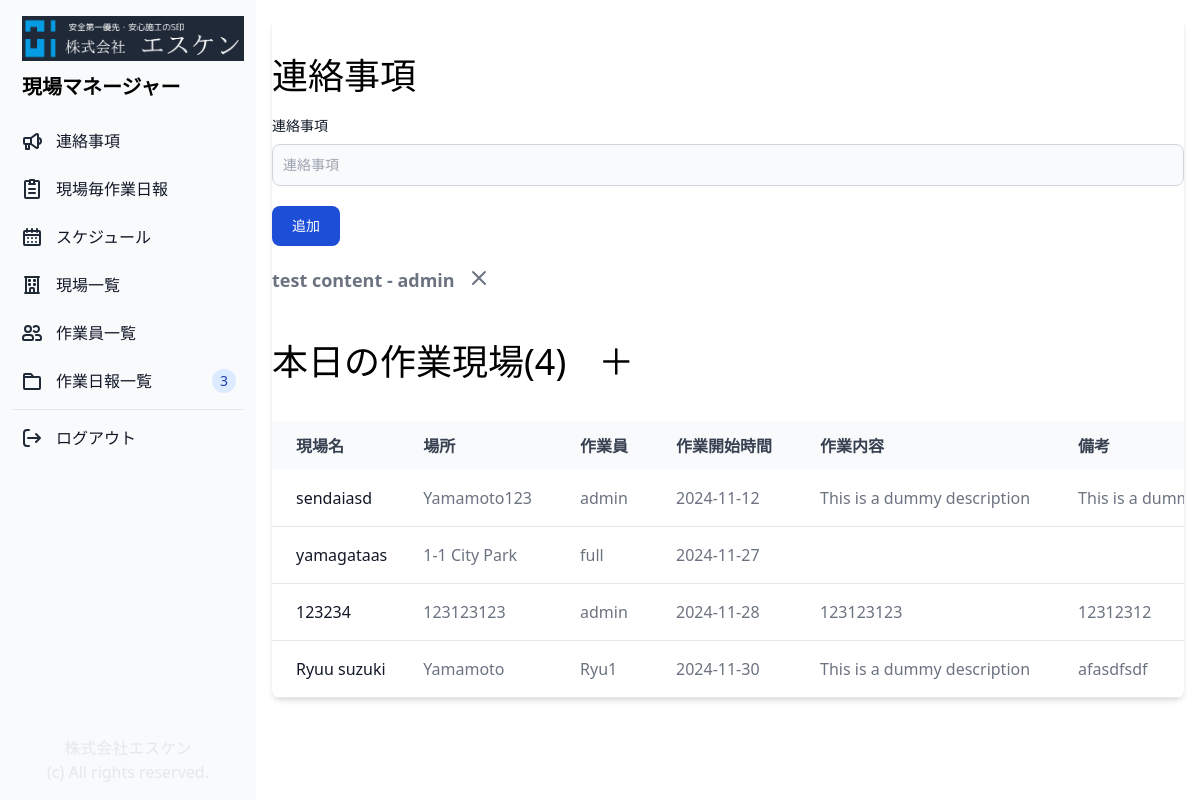
Page / (signed in) on the earlier database version.
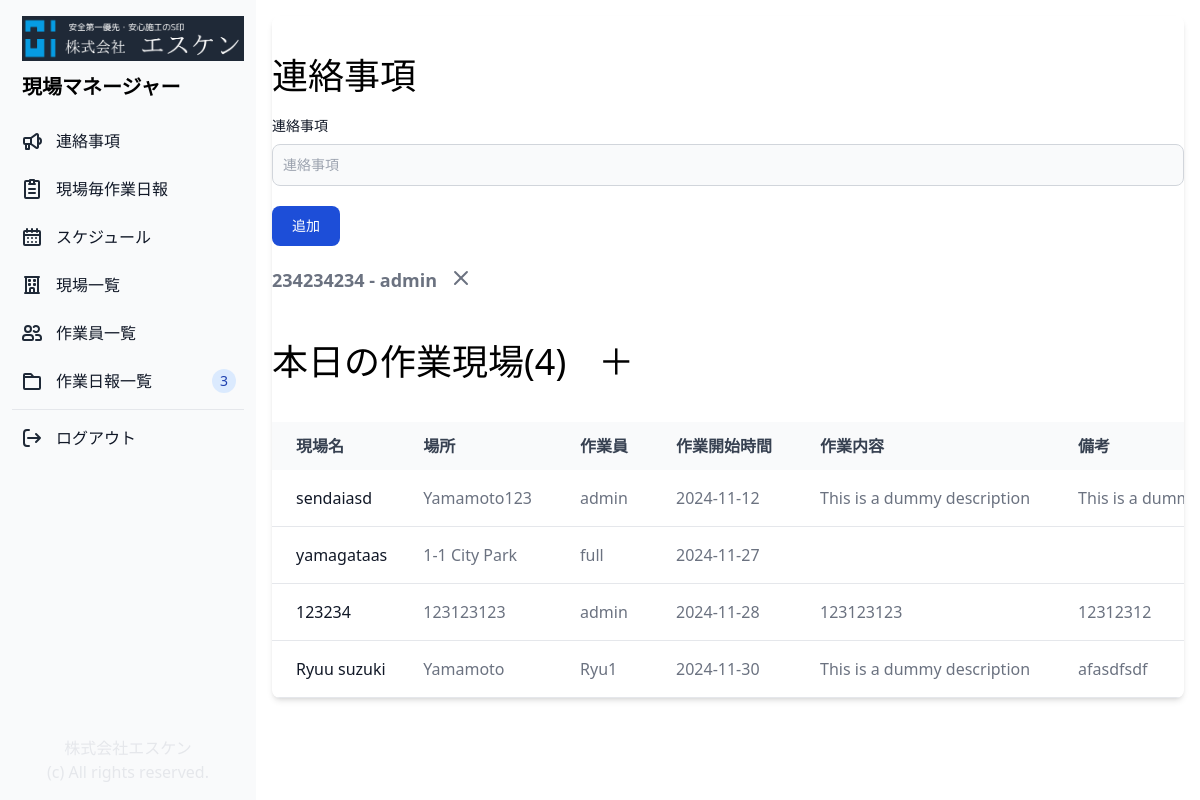
Same page on the later database version.
### genba/models.py (models this page shows, shortened)
class Notification(models.Model):
    author = models.ForeignKey(User, related_name="notification", on_delete=models.CASCADE)
    content = models.CharField(max_length=500)
    created_at = models.DateTimeField(auto_now=True)

class Genba(models.Model):
    head_person = models.ForeignKey(Profile, related_name="head_person", on_delete=models.CASCADE, null=True)
    attendees = models.ManyToManyField(Profile, related_name="attendees", blank=True)
    name = models.CharField("Genba", max_length=255)
    client = models.CharField("Client", max_length=255)
    address = models.CharField("Address", max_length=255)
    job_description = models.CharField("Job description", max_length=255, blank=True, null=True)
    note = models.CharField("Note", max_length=255, blank=True, null=True)
    start_date = models.DateTimeField("Start date")
    end_date = models.DateTimeField("End date")
    is_active = models.BooleanField(default=True)
    created_at = models.DateTimeField(auto_now_add=True)

class Profile(models.Model):
    CONTRACT_TYPES = (
        ('元請', '元請'),
        ('正社員', '正社員'),
        ('管理', '管理'),
    )
    contract_type = models.CharField(max_length=50, choices=CONTRACT_TYPES, blank=True)
    user = models.OneToOneField(User, on_delete=models.CASCADE)
    fullname = models.CharField(max_length=20, blank=True)
    phone = models.CharField(max_length=20, blank=True)
    note = models.CharField(max_length=500, blank=True)
    is_active = models.BooleanField(default=True)
    created_at = models.DateTimeField(auto_now_add=True)
    updated_at = models.DateTimeField(auto_now=True)
    def __str__(self):
        return f"{self.fullname}"

### genba/views.py (the view)
# urls.py: path('', views.home, name="home"),
@login_required(login_url='/login_user/')
def home(request):
    if request.user.is_authenticated:
        if request.method == "POST":
            content = request.POST.get("content")
            author = User.objects.get(id=request.user.id)
            notification = Notification.objects.create(content=content, author=author)
            notification.save()
        genbas = Genba.objects.all()
        notifications = Notification.objects.all()
        return render(request, "home.html", {"genbas": genbas, "notifications": notifications})
    else:
        messages.success(request, "You Must Login First!")
        return redirect("login_user")

### genba/templates/home.html (shortened to what this page needs)
{% extends "base.html" %}
{% block content %}
<div class="p-4 sm:ml-64">
    <div class="relative overflow-x-auto shadow-md sm:rounded-lg">
        <div class="px-auto">
            <h1 class="text-4xl pt-10 pb-5">連絡事項</h1>
        </div>
        <form method="post" actio="{% url 'home' %}">
            <label for="message" class="block mb-2 text-sm font-medium text-gray-900 dark:text-white">連絡事項</label>
            <input id="content" name="content" rows="4"
                class="block p-2.5 w-full text-sm text-gray-900 bg-gray-50 rounded-lg border border-gray-300 focus:ring-blue-500 focus:border-blue-500"
                placeholder="連絡事項"></input>
            <button type="submit"
                class="inline-flex items-center px-5 py-2.5 mt-5 text-sm font-medium text-center text-white bg-blue-700 rounded-lg focus:ring-4 focus:ring-blue-200 dark:focus:ring-blue-900 hover:bg-blue-800">
                追加
            </button>
        </form>
        <ul class="mt-5 space-y-1 text-gray-500 mb-2 text-lg font-semibold">
            {% if notifications %}
            {% for n in notifications %}
            <li>
                <p class="flex">{{n.content}} - {{ n.author }}<a href="{% url 'delete_notification' n.id %}"><svg
                            class="w-6 h-6 dark:text-red-500 text-center ml-3" aria-hidden="true"
                            xmlns="http://www.w3.org/2000/svg" width="24" height="24" fill="none" viewBox="0 0 24 24">
                            <path stroke="currentColor" stroke-linecap="round" stroke-linejoin="round" stroke-width="2"
                                d="M6 18 17.94 6M18 18 6.06 6" />
                        </svg>
                    </a>
                </p>
            </li>
            {% endfor %}
            {% endif %}
        </ul>
        <div class="px-auto">
            <h1 class="text-4xl py-10">本日の作業現場({{ genbas.count }})<a class="pl-8" href="{% url 'add_genba' %}">＋</a>
            </h1>
        </div>
        <table class="w-full text-normal text-left rtl:text-right text-gray-500 dark:text-gray-400">
            <thead
                class="text-normal text-gray-700 uppercase bg-gray-50 whitespace-nowrap dark:bg-gray-700 dark:text-gray-400">
                <tr>
                    <th scope="col" class="px-6 py-3">
                        現場名
                    </th>
                    <th scope="col" class="px-6 py-3">
                        場所
                    </th>
                    <th scope="col" class="px-6 py-3">
                        作業員
                    </th>
                    <th scope="col" class="px-6 py-3">
                        作業開始時間
                    </th>
                    <th scope="col" class="px-6 py-3">
                        作業内容
                    </th>
                    <th scope="col" class="px-6 py-3">
                        備考
                    </th>
                </tr>
            </thead>
            <tbody>
                {% if genbas %}
                {% for genba in genbas %}
                <tr class="border-b">
                    <th scope="row" class="pl-6 pr-3 py-4 font-medium whitespace-nowrap text-gray-900">
                        <a href="{% url 'genba_details' genba.id %}">
                            {{ genba.name }}
                        </a>
                    </th>
                    <td class="px-6 py-4 whitespace-nowrap">
                        {{ genba.address }}
                    </td>
                    <td class="px-6 py-4 whitespace-nowrap">
                        {{ genba.head_person }}
                    </td>
                    <td class="px-6 py-4 whitespace-nowrap">
                        {{ genba.start_date | date:"Y-m-j" }}
                    </td>
                    <td class="px-6 py-4 whitespace-nowrap">
                        {{ genba.job_description }}
                    </td>
                    <td class="px-6 py-4 whitespace-nowrap">
                        {{ genba.note }}
                    </td>
                </tr>
                {% endfor %}
                {% endif %}
            </tbody>
        </table>
    </div>
</div>
{% endblock %}

### genba/templates/base.html (shortened to what this page needs)
{% load static %}
<!doctype html>
<html lang="en">
<head>
    <script src="https://cdn.tailwindcss.com"></script>
</head>
<body>
    {% include 'assets/sidebar.html' %}
    {% block content %}
    {% endblock content %}
</body>
</html>

### genba/templates/assets/sidebar.html (shortened to what this page needs)
{% load static %}
<aside id="sidebar"
    class="fixed top-0 left-0 z-40 w-64 h-screen transition-transform -translate-x-full sm:translate-x-0"
    aria-label="Sidebar">
    <div class="h-full px-3 py-4 bg-gray-50 dark:bg-gray-800">
        <div class="flex flex-col h-full justify-content-end">
            <a href=" {% url 'home' %}" class="flex items-center ps-2.5 mb-5">
                <span class="self-center font-semibold dark:text-white">
                    <img src="../static/images/esken_logo.png" class="mb-3" />
                    <p class="text-xl">
                        現場マネージャー
                    </p>
                </span>
            </a>
            <ul class="space-y-2 font-medium">
                <li>
                    <a href="{% url 'home' %}"
                        class="flex items-center p-2 text-gray-900 rounded-lg dark:text-white hover:bg-gray-100 dark:hover:bg-gray-700 group">
                        <span class="ms-3">連絡事項</span>
                    </a>
                </li>
                <li>
                    <a href="{% url 'add_report' %}"
                        class="flex items-center p-2 text-gray-900 rounded-lg dark:text-white hover:bg-gray-100 dark:hover:bg-gray-700 group">
                        <span class="ms-3">現場毎作業日報</span>
                    </a>
                </li>
                <li>
                    <a href="{% url 'schedule' %}"
                        class="flex items-center p-2 text-gray-900 rounded-lg dark:text-white hover:bg-gray-100 dark:hover:bg-gray-700 group">
                        <span class="flex-1 ms-3 whitespace-nowrap">スケジュール</span>
                    </a>
                </li>
                <li>
                    <a href="{% url 'genba_list' %}"
                        class="flex items-center p-2 text-gray-900 rounded-lg dark:text-white hover:bg-gray-100 dark:hover:bg-gray-700 group">
                        <span class="flex-1 ms-3 whitespace-nowrap">現場一覧</span>
                    </a>
                </li>
                <li>
                    <a href="{% url 'profile_list' %}"
                        class="flex items-center p-2 text-gray-900 rounded-lg dark:text-white hover:bg-gray-100 dark:hover:bg-gray-700 group">
                        <span class="flex-1 ms-3 whitespace-nowrap">作業員一覧</span>
                    </a>
                </li>
                <li>
                    <a href="{% url 'report_list' %}"
                        class="flex items-center p-2 text-gray-900 rounded-lg dark:text-white hover:bg-gray-100 dark:hover:bg-gray-700 group">
                        <span class="flex-1 ms-3 whitespace-nowrap">作業日報一覧
                        </span>
                        <span
                            class="inline-flex items-center justify-center w-3 h-3 p-3 ms-3 text-sm font-medium text-blue-800 bg-blue-100 rounded-full dark:bg-blue-900 dark:text-blue-300">3</span>
                    </a>
                </li>
                <hr />
                <li>
                    <a href="{% url 'logout_user' %}"
                        class="flex items-center p-2 text-gray-900 rounded-lg dark:text-white hover:bg-gray-100 dark:hover:bg-gray-700 group">
                        <span class="flex-1 ms-3 whitespace-nowrap">ログアウト</span>
                    </a>
                </li>
            </ul>
        </div>
        <p class="absolute bottom-10 right-0 left-0 text-center text-gray-200">株式会社エスケン</p>
        <p class="absolute bottom-4 right-0 left-0 text-center text-gray-200">(c) All rights reserved.</p>
    </div>
</aside>

Differences in the rows shown:
removed Notification: content "test content", author "admin"
added Notification: content "234234234", author "admin"
